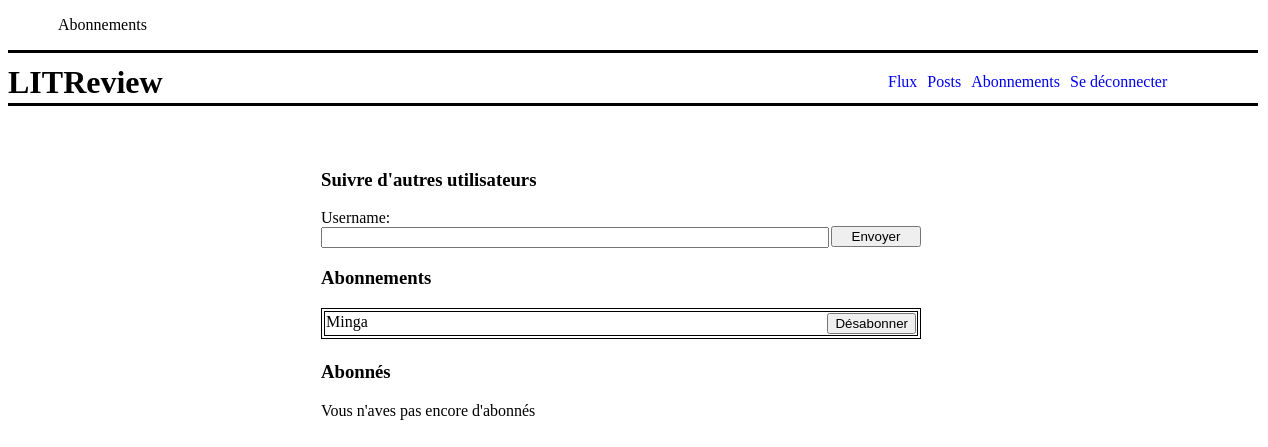
The page /follows/ (signed in) on the database as committed earlier.
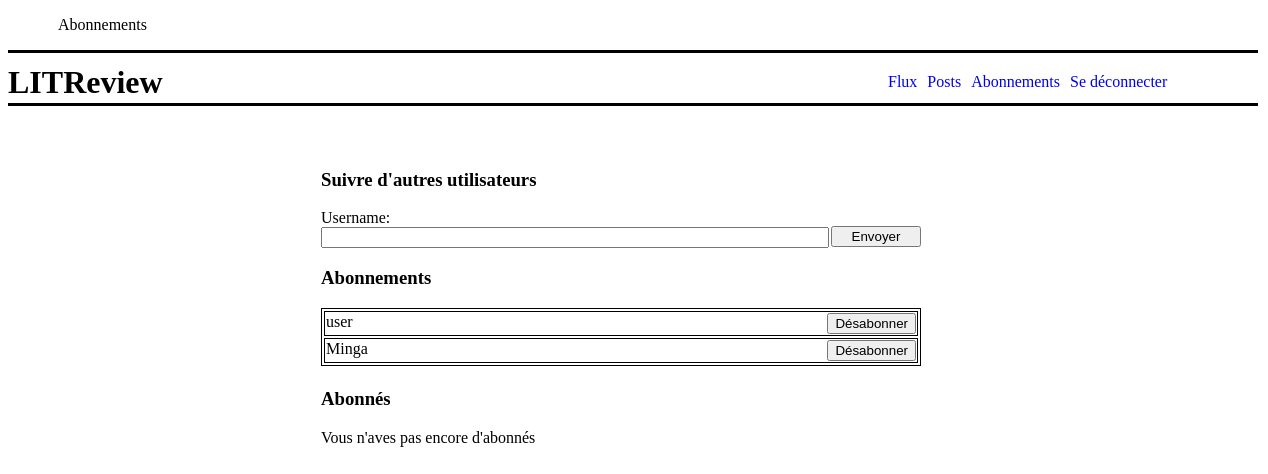
The same page on the database as committed later.
### application/models.py (models this page shows)
class UserFollows(models.Model):
	user = models.ForeignKey(settings.AUTH_USER_MODEL, on_delete=models.CASCADE,
		related_name='following')
	followed_user = models.ForeignKey(settings.AUTH_USER_MODEL, on_delete=models.CASCADE,
		related_name='followed_by')
	class Meta:
		unique_together = ('user', 'followed_user',)

### authentication/models.py (models this page shows)
class User(AbstractUser):
	profile_photo = models.ImageField(verbose_name='Photo de profil')

### application/views.py (the view, shortened to what this page needs)
# urls.py: path('follows/', application.views.follows, name='follows'),
@login_required
def follows(request):
	form = forms.UserFollowsForm()
	followers = models.UserFollows.objects.filter(followed_user=request.user)
	follows = models.UserFollows.objects.filter(user=request.user)
	error = None
	context = {'form': form, 'followers': followers,
		'follows': follows, 'page_name': 'Abonnements', 'error': error}
	return render(request, 'application/follows.html', context=context)

### application/forms.py
class UserFollowsForm(forms.Form):
		username = forms.CharField(max_length=100)

### application/templates/application/follows.html (shortened to what this page needs)
{% extends 'base.html' %}
{% block content %}
{% load static %}
	<link rel="stylesheet" type="text/css" href="{% static 'application/follows.css' %}">
	<div class="container">
		<h3>Suivre d'autres utilisateurs</h3>
		<form method="post">
			{{ form.as_p }}
			<button type="submit" value="Follow">Envoyer</button>
		</form>
		<h3>Abonnements</h3>
		{% if follows|length != 0 %}
			<table>
				{% for link in follows %}
					<tr>
						<td>{{ link.followed_user }}<a href="{% url 'unfollow' link.id %}"><input type="submit" value="Désabonner"></a></td>
					</tr>
				{% endfor %}
			</table>
		{% else %}
			<p>Vous n'avez pas encore d'abonnements</p>
		{% endif %}
		<h3>Abonnés</h3>
		{% if followers == None %}
		<table>
			{% for link in followers %}
				<tr>
					<td>{{ link.user }}</td>
				</tr>
			{% endfor %}
		</table>
		{% else %}
			<p>Vous n'aves pas encore d'abonnés</p>
		{% endif %}
	</div>
{% endblock %}

Rows that differ between the two databases and show on the page:
added UserFollows: followed_user "user"
